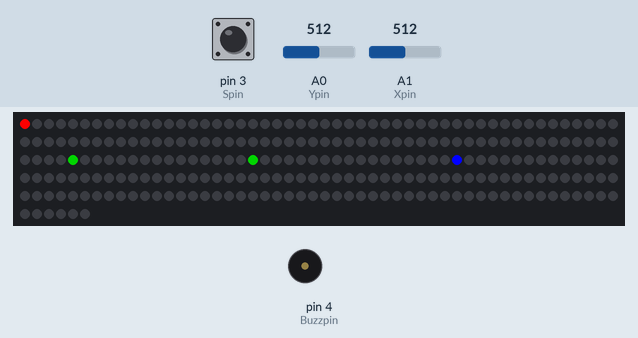
Bench run of a sketch on a simulated Arduino Uno, built with avr-gcc and run on an emulated ATmega328P. On the bench: 256 RGB LEDs in strip order, left to right, continuing on the next row, buzzer (waves = sounding). Inputs (shaded band) come from the test bench; at power-on: A0 (Ypin) = 512, pin 3 (Spin) HIGH, A1 (Xpin) = 512. Random numbers use the default seed unless the sketch sets one.

Above: at 1.2 s.
1.3 s: A0 (Ypin) set to 263
2.8 s: A0 (Ypin) set to 244
At 4.46 s:
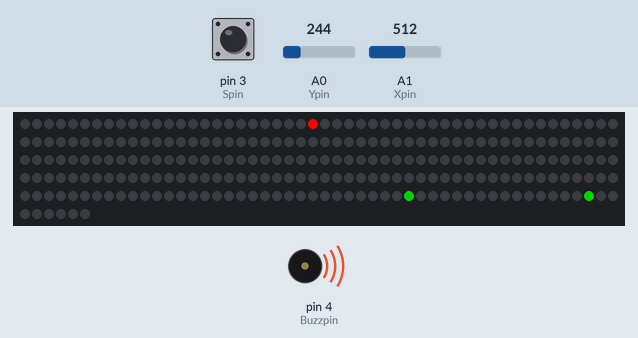
5.8 s: pin 3 (Spin) pulled LOW for 3.2 s
At 7.52 s:
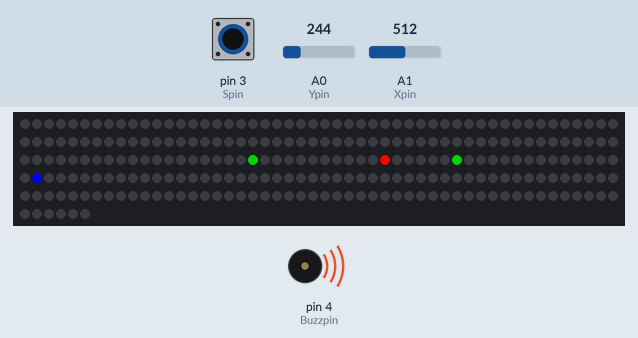
9.6 s: A1 (Xpin) set to 900
At 9.74 s:
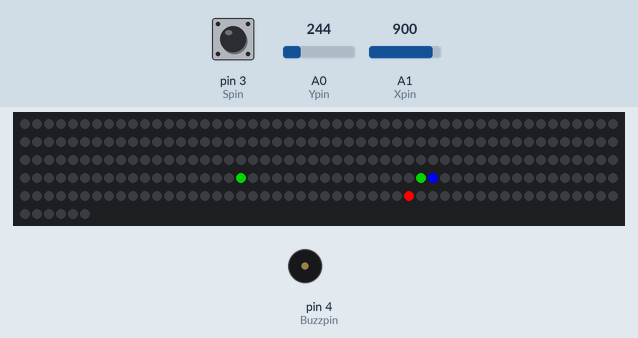
11.1 s: A1 (Xpin) set to 716
At 12.4 s:
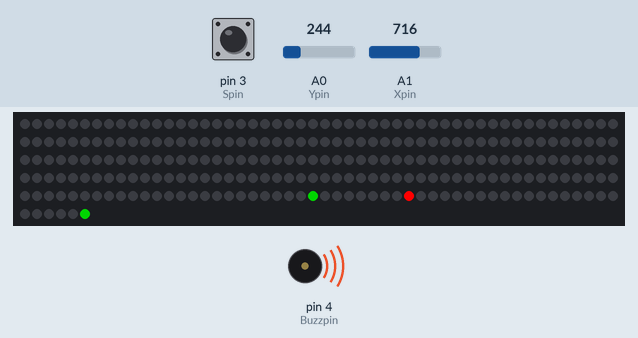
12.9 s: pin 3 (Spin) pulled LOW for 0.15 s
At 15.3 s:
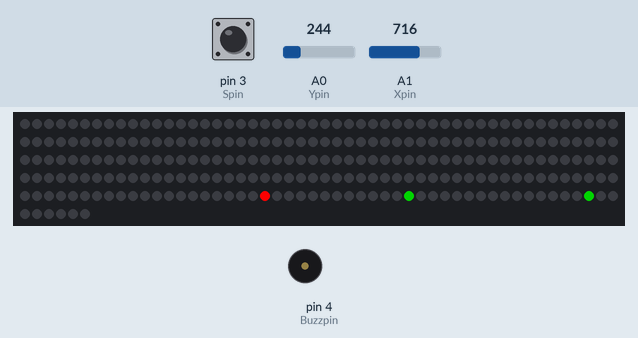
Timing chart, 0 to 16.3 s (numbered marks = the images above; inputs shaded):
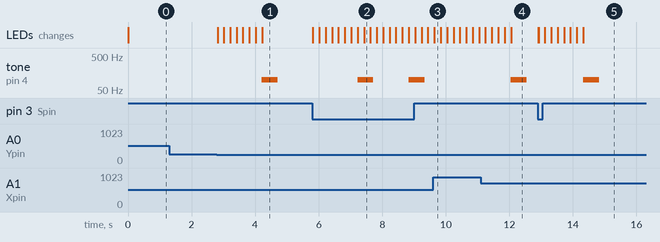

The sketch:

snake.ino
```cpp
#include <FastLED.h>
#define NUM_LEDS 256 // 16x16 matrix
#define DATA_PIN 2

CRGB leds[NUM_LEDS];

/*
Notice that the the array below has only 64 numbers which limits the length of the snake to 64. You might be asking, "but doesn't our matrix have 256 LEDS" to which I wouuld say yes, you are correct.
But here's the thing, if you are creating the portable box then this would be the best way to do it because the Arduino NANO just isn't as powerful than say the Arduino UNO. If you are not doing the
portable box then you can go ahead and change it to 256. By the way one way to open up some storage and make the body be bigger is making the int's with small numbers being stored in them into a thing
called, "byte." Byte's do the same task as int's but store smaller numbers. Using byte helps save storage.
*/
int BodyX[64] = {8,8,8};
int BodyY[64] = {8,7,6};
int BodyL = 3;

int X = 8;
int Y = 8;

int NOT_STARTED = 0;
int GAME_IN_PROGRESS = 1;
int GAME_OVER = 2;

// game status
int gameStatus = NOT_STARTED;

int appleX;
int appleY;
int Xpin=A1;
int Ypin=A0;
int Spin=3;
int Sval;
float Xval;
float Yval;
int Xm = 0;
int Ym = 0;
unsigned long time = 0;
int Buzzpin = 4;

long Mvdelay = 200;

int game = 0;
CRGB colors[] = {
  CRGB::Red,        // Red
  CRGB::Green,      // Green
  CRGB::Blue       // Blue
};


int sign(float f) {
  if (f>0) {
    return 1;
  }
  else {
    return -1;
  }
}
//This function that we wrote gets coordinates from the joystick and turns them into the correct number LED to light up.
void set(int xcoor, int ycoor, CRGB color) {
  if (xcoor < 0 || xcoor > 15 || ycoor < 0 || ycoor > 15) return;

  int i;
  if ((ycoor%2)==0) {
    i = ycoor * 16 + xcoor;
  }
  else {
    i = ycoor * 16 + (15-xcoor);
  }

  // check if we are out leds bounds
  if (i>=0 && i<=255) {
    leds[i] = color;
  }
}

//This function that we wrote clears the matrix so the new position of the snake can be drawn.
void clear(CRGB color) {
  for (int j=0;j<256;j++) {
    leds[j]=color;
  }
}

//This function that we wrote commences when the player clicks a button. It returns everything to a homeostasis so the player can play again.
void reset() {
  BodyL = 3;
  X = 8;
  Y = 8;
  BodyX[0] = 8;
  BodyX[1] = 8;
  BodyX[2] = 8;
  BodyY[0] = 8;
  BodyY[1] = 7;
  BodyY[2] = 6;
}

//This randomizes the apple position
void castApple() {
  appleX = random(0,16);
  appleY = random(0,16);
}

//This checks if the head has knocked into the body. If it has, the buzzer tells us that it's game over and the function, "return;" just returns back to the beggining of, "void loop() {}"
void check() {
  for (int i=0;i<BodyL;i++) {
     if (X==BodyX[i] && Y==BodyY[i]) {
      gameStatus = GAME_OVER;
      tone(Buzzpin,100, 500);
      return;
     }
  }
}

//Just if you don't know, "void setup() {}" runs only once when starting the program unlike "void loop() {}" which runs forever.
void setup() {
  // put your setup code here, to run once:
  Serial.begin(9600);
  pinMode(Xpin,INPUT);
  pinMode(Ypin,INPUT);
  pinMode(Spin,INPUT);
  digitalWrite(Spin,HIGH);
  FastLED.addLeds<WS2812B, DATA_PIN, GRB>(leds, NUM_LEDS);
  pinMode(Buzzpin,OUTPUT);
}

void loop() {


  // calculate joystick
  Xval=analogRead(Xpin);
  Yval=analogRead(Ypin);
  Sval=digitalRead(Spin);
  Xval = ((Xval - 511.0) / 512.0)*-1;
  Yval = ((Yval - 511.0) / 512.0);

  // Checks the game status. If it is, "GAME_IN_PROGRESS"  It checks only if the joystick is past half of what it can go to the sides. If true, then it checks the closest direction were the joystick is pointing.
  if (gameStatus == NOT_STARTED || gameStatus == GAME_IN_PROGRESS)  {
    if (abs(Xval)>0.5 || abs(Yval)>0.5) {
      if (abs(Xval)>abs(Yval)) {
        Xm = sign(Xval);
        Ym = 0;
      }
      else
      {
        Ym = sign(Yval);
        Xm = 0;
      }
      if (gameStatus==NOT_STARTED) {
        castApple();
      }
      gameStatus = GAME_IN_PROGRESS;
    }
  }

  //Checks if you lost, if true then it wait's for the player to click on the joystick. When he does the function, "reset()" a function that we wrote, resets the game to a homeostasis.
  if (gameStatus == GAME_OVER && Sval == 0) {
    gameStatus = NOT_STARTED;
    reset();
  }

  // calculations
  if (time<millis()) {

    // calculations
    // we do calculations only in game in progress mode.
    if (gameStatus==GAME_IN_PROGRESS) {
      X = X + Xm;
      Y = Y - Ym;
      check();
      time = Mvdelay + millis();

      // border check
      if (X>15 || Y>15 || X<0 || Y<0) {
        game++;
        gameStatus = 2;
        tone(Buzzpin,100, 500);
      }

      // move body
      for (int i = BodyL;i>0;i--) {
        BodyX[i] = BodyX[i-1];
        BodyY[i] = BodyY[i-1];
      }

      // assign head
      BodyX[0] = X;
      BodyY[0] = Y;
      if (X==appleX && Y==appleY) {
        BodyL++;
        castApple();
        tone(Buzzpin,1000, 100);
      }
    }

    // clear matrix
    clear(CRGB::Black);

    // draw body
    for (int i = 0; i<BodyL; i++) {
      set(BodyX[i], BodyY[i], CRGB::Green);
    }

    set(BodyX[0], BodyY[0], CRGB::Blue);
    set(appleX, appleY, CRGB::Red);
    // show leds
    FastLED.show();
  }


}
```

Measured:
- the behaviour switches between 255 and 254 on A0 (Ypin) (found by bisection; images 0 and 1)
- after the input at 1.3 s, every drawn part: stays the same
- after the input at 2.8 s, tone on pin 4 (Buzzpin): silent → 100 Hz after 1.4 s, → silent 0.50 s later; the LEDs: first change at once (image 1 shows a later state)
- after the input at 5.8 s, tone on pin 4 (Buzzpin): alternates 100 Hz for 0.50 s and silent for 1.1 s, starting after 1.4 s; the LEDs: first change at once (image 2 shows a later state)
- after the input at 12.9 s, tone on pin 4 (Buzzpin): silent → 100 Hz after 1.4 s, → silent 0.50 s later; the LEDs: first change at once (image 5 shows a later state)
